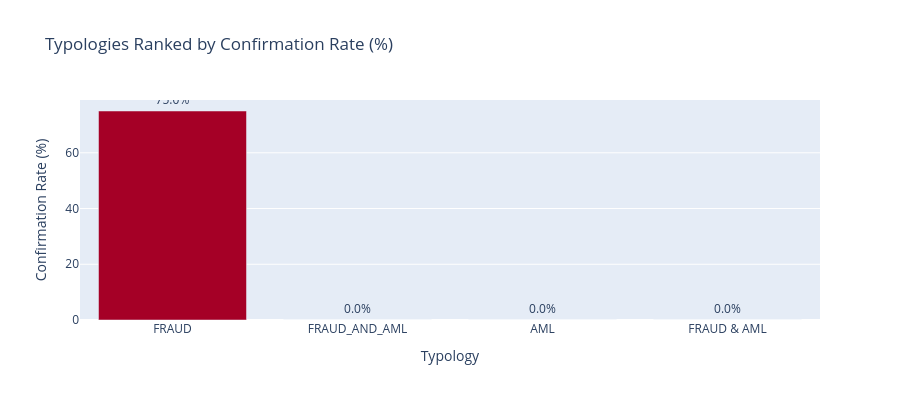

Notebook source saved alongside this figure:
### Markdown cell above
## 10. Rank and Sort Typologies by Selected KPI
Dynamically sort typologies by selected metrics with performance badges.

### Code cell
def rank_typologies(comparison_df, metric_name, ascending=False):
    """Rank typologies by selected metric and add performance badges"""
    
    ranked_df = comparison_df.sort_values(by=metric_name, ascending=ascending).reset_index(drop=True)
    ranked_df['Rank'] = range(1, len(ranked_df) + 1)
    
    # Add performance badges
    badges = []
    for rank in ranked_df['Rank']:
        if rank == 1:
            badges.append("🥇 Top Performer")
        elif rank == len(ranked_df):
            badges.append("⚠️ Underperformer")
        else:
            badges.append("→ Standard")
    
    ranked_df['Performance'] = badges
    
    return ranked_df[['Rank', 'typology', metric_name, 'Performance']]

# Example: Rank by different metrics
print("\n" + "="*80)
print("TYPOLOGY RANKING BY SELECTED METRICS")
print("="*80)

# Rank by Alert Count
print("\n1. RANKING BY ALERT COUNT (Highest)")
print(rank_typologies(typology_comparison, 'alert_count', ascending=False).to_string(index=False))

# Rank by Confirmation Rate
print("\n2. RANKING BY CONFIRMATION RATE (Highest)")
print(rank_typologies(typology_comparison, 'confirmation_rate', ascending=False).to_string(index=False))

# Rank by False Positive Rate
print("\n3. RANKING BY FALSE POSITIVE RATE (Lowest)")
print(rank_typologies(typology_comparison, 'false_positive_rate', ascending=True).to_string(index=False))

# Rank by MTTD
print("\n4. RANKING BY MEAN TIME TO DISPOSITION (Lowest)")
print(rank_typologies(typology_comparison, 'mttd_hours', ascending=True).to_string(index=False))

# Visualization: Ranking by Confirmation Rate
ranked_by_confirmation = rank_typologies(typology_comparison, 'confirmation_rate', ascending=False)
fig_ranked = go.Figure()
fig_ranked.add_trace(go.Bar(
    x=ranked_by_confirmation['typology'],
    y=ranked_by_confirmation['confirmation_rate'],
    marker={'color': ranked_by_confirmation['Rank'], 'colorscale': 'RdYlGn'},
    text=[f"{v:.1f}%" for v in ranked_by_confirmation['confirmation_rate']],
    textposition='outside'
))
fig_ranked.update_layout(
    title="Typologies Ranked by Confirmation Rate (%)",
    xaxis_title="Typology",
    yaxis_title="Confirmation Rate (%)",
    height=400
)
fig_ranked.show()

print("\n✓ Typology ranking complete!")

### Figure 1 — Plotly figure (JSON) as saved in the notebook; plotly's stock layout.template omitted (floating-point values rounded to 4 significant figures)
{"data": [{"marker": {"color": [1, 2, 3, 4], "colorscale": [[0.0, "rgb(165,0,38)"], [0.1, "rgb(215,48,39)"], [0.2, "rgb(244,109,67)"], [0.3, "rgb(253,174,97)"], [0.4, "rgb(254,224,139)"], [0.5, "rgb(255,255,191)"], [0.6, "rgb(217,239,139)"], [0.7, "rgb(166,217,106)"], [0.8, "rgb(102,189,99)"], [0.9, "rgb(26,152,80)"], [1.0, "rgb(0,104,55)"]]}, "text": ["75.0%", "0.0%", "0.0%", "0.0%"], "textposition": "outside", "type": "bar", "x": ["FRAUD", "FRAUD_AND_AML", "AML", "FRAUD & AML"], "y": [75.0, 0.0, 0.0, 0.0]}], "layout": {"height": 400, "title": {"text": "Typologies Ranked by Confirmation Rate (%)"}, "xaxis": {"title": {"text": "Typology"}}, "yaxis": {"title": {"text": "Confirmation Rate (%)"}}}}
